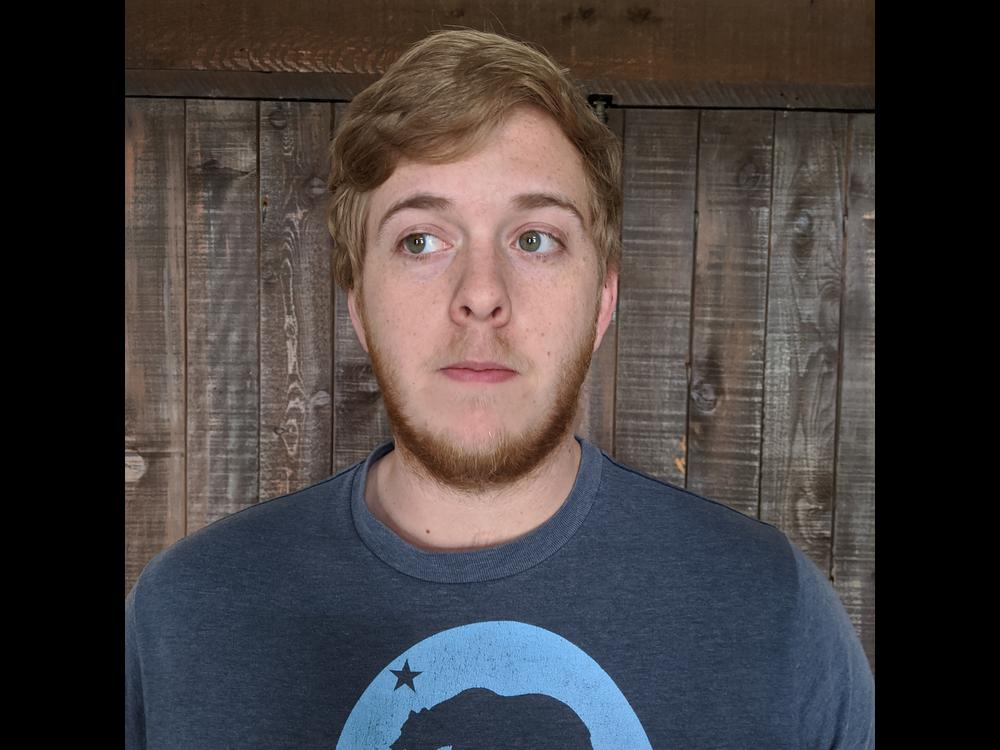
#> input picture face-recognition-opencv/dataset/landon_volkmann/IMG_20200414_143925.jpg, 1000 x 750 px, found by its file name; its folder holds 4 pictures in this run
$ python image_scaler.py   (older library calls are emulated)
#> lines starting #> are read from the running program, lines starting #| are printed output that depends on the picture
import PIL
from PIL import Image
import os

def scale_and_rotate(source, destination, basewidth = 1000):

#> called with basewidth = 1000
    img = Image.open(source)
#> img is the input picture: PIL image 1000x750 RGB; mean R, G, B 69.5, 63.7, 63.9
    wpercent = (basewidth / float(img.size[0]))
#> wpercent = 1
    hsize = int((float(img.size[1]) * float(wpercent)))
#> hsize = 750
    img = img.resize((basewidth, hsize), PIL.Image.ANTIALIAS)
    img = img.rotate(-90)
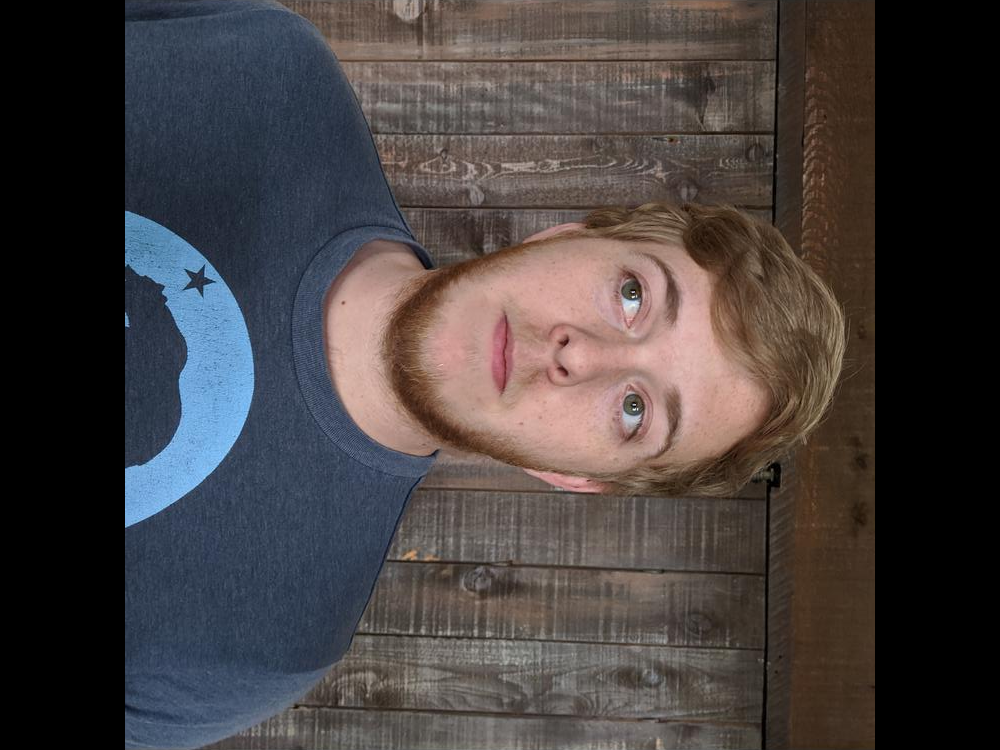
#> img: PIL image 1000x750 RGB; mean R, G, B 69.5, 63.7, 63.9
    img.save(destination)

img_folder_path = '/home/pi/Development/edgar/face-recognition-opencv/dataset/landon_volkmann'
images = os.listdir(img_folder_path)
for image in images:
    image_path = os.path.join(img_folder_path, image)
    scale_and_rotate(image_path,image_path)
#> pass 2 of the loop `for image in images:`:
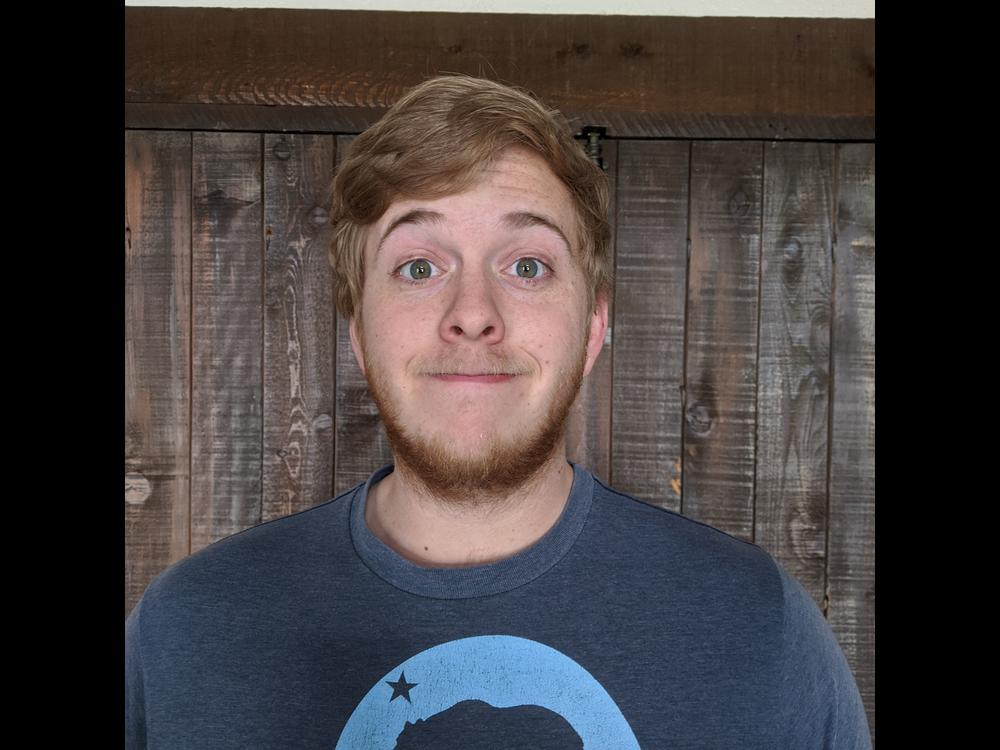
#> input picture face-recognition-opencv/dataset/landon_volkmann/IMG_20200414_143927.jpg, 1000 x 750 px, found by its file name
#> in scale_and_rotate, img is the input picture: PIL image 1000x750 RGB; mean R, G, B 68.9, 63.1, 63.8
#> in scale_and_rotate (call 2), `img = img.rotate(-90)`:
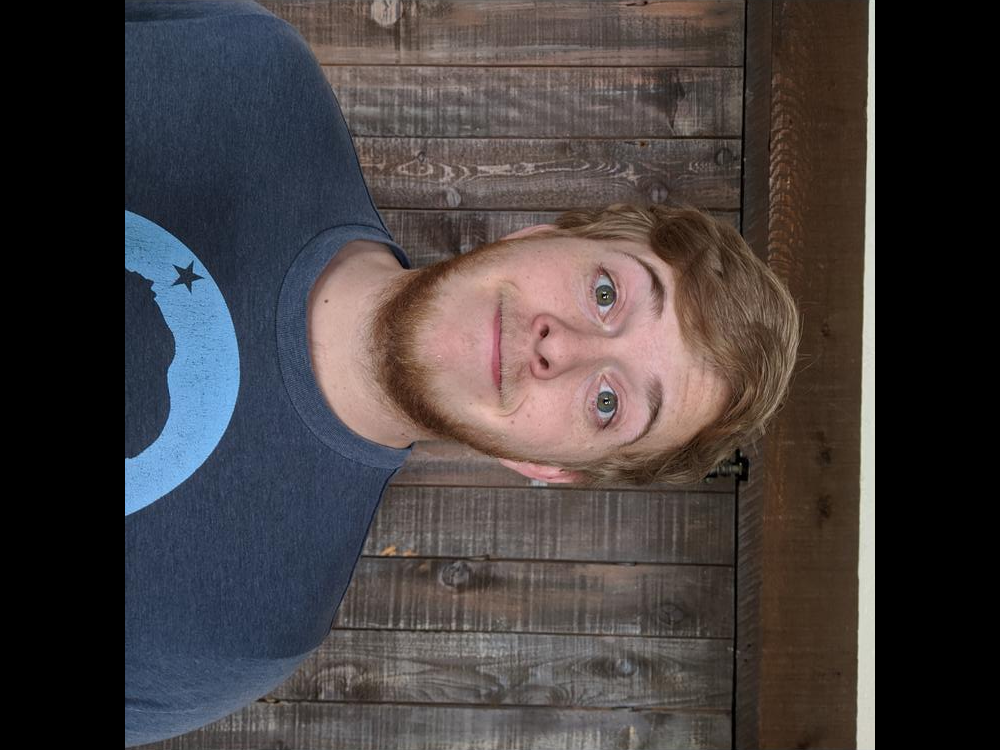
#> img: PIL image 1000x750 RGB; mean R, G, B 68.9, 63.1, 63.8
#> pass 3 of the loop `for image in images:`:
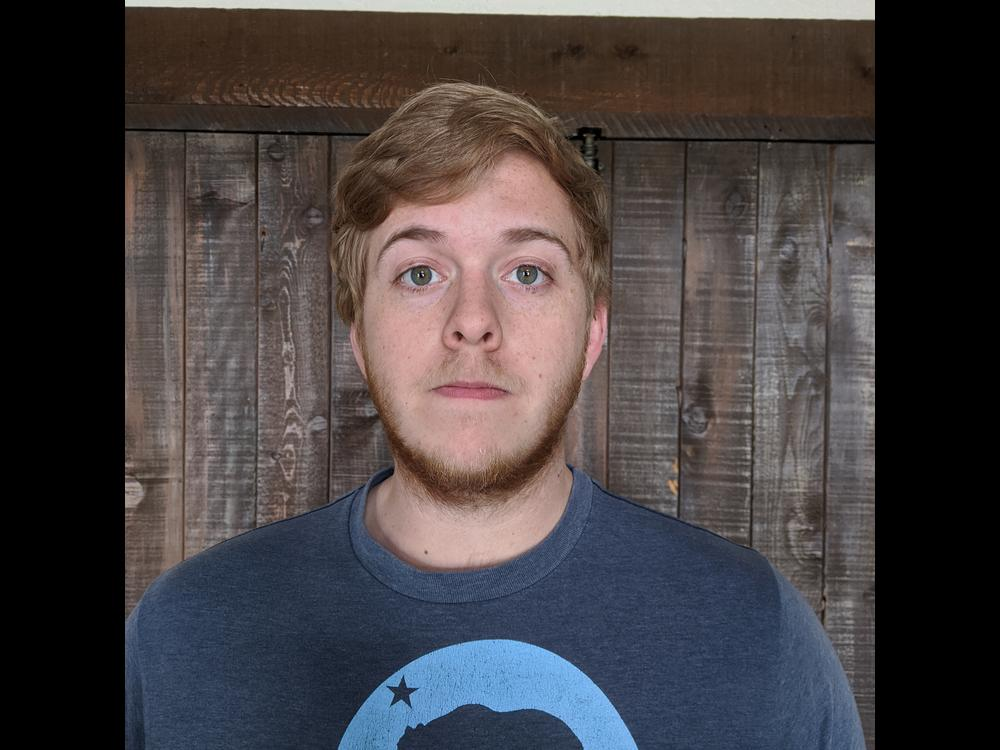
#> input picture face-recognition-opencv/dataset/landon_volkmann/IMG_20200414_143929.jpg, 1000 x 750 px, found by its file name
#> in scale_and_rotate, img is the input picture: PIL image 1000x750 RGB; mean R, G, B 69.7, 64.4, 66.2
#> in scale_and_rotate (call 3), `img = img.rotate(-90)`:
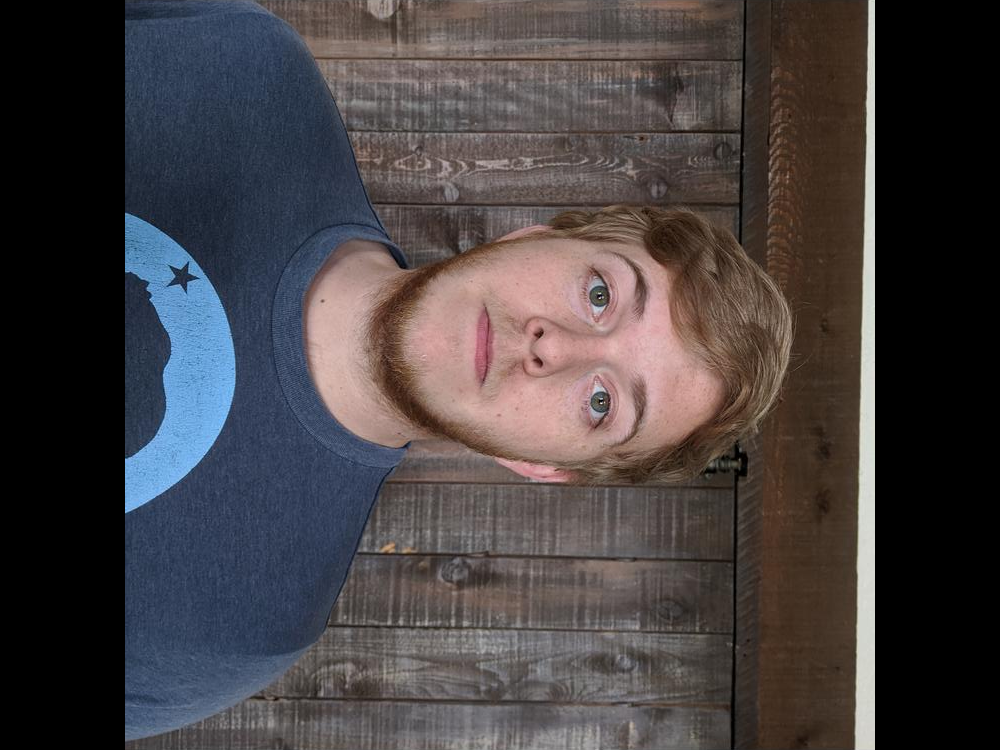
#> img: PIL image 1000x750 RGB; mean R, G, B 69.7, 64.4, 66.2
#> the loop made 4 passes; the first 3 are shown
